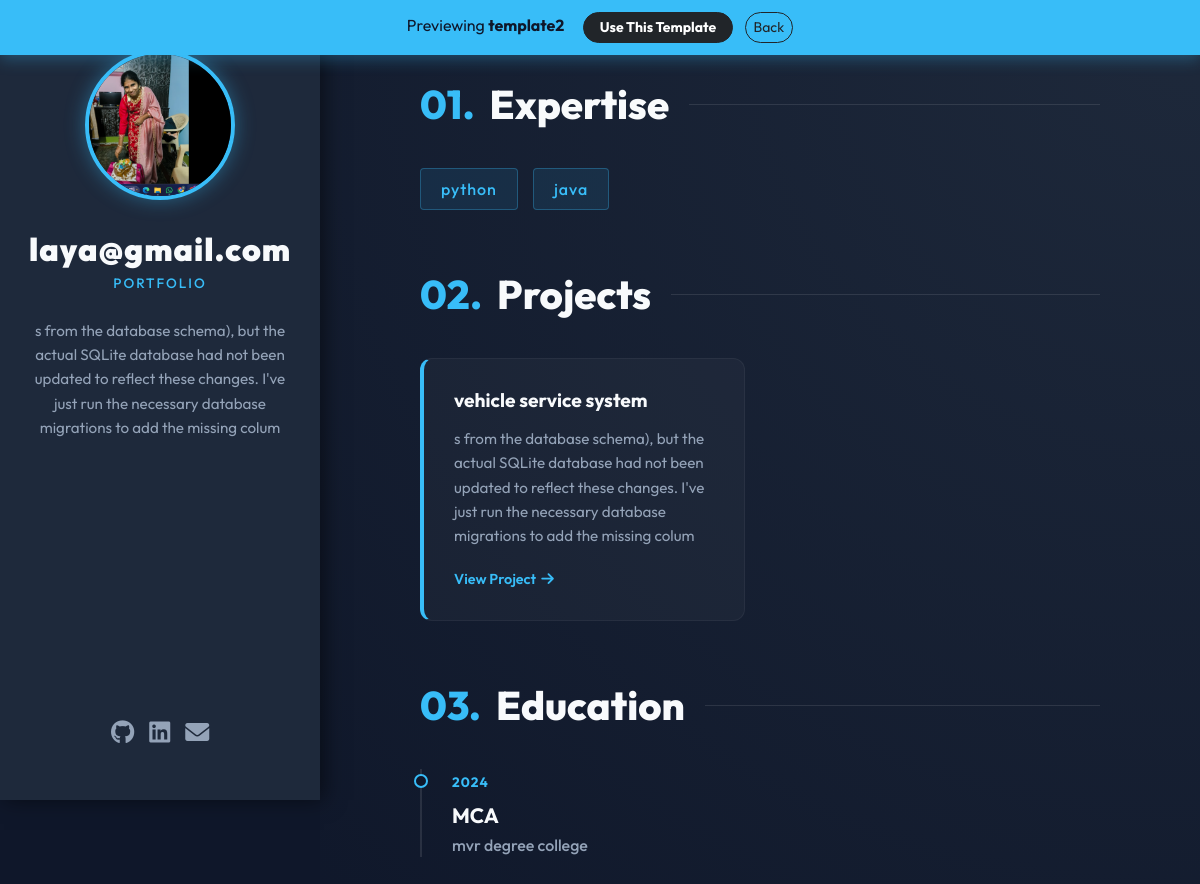
/portfolio/laya@gmail.com/?preview=template2, run on the app's committed database.
### portfolio/models.py (models this page shows, shortened)
class Profile(models.Model):
    user = models.OneToOneField(User, on_delete=models.CASCADE)
    bio = models.TextField()
    profile_image = models.ImageField(upload_to='profiles/', blank=True)
    github = models.URLField(blank=True)
    linkedin = models.URLField(blank=True)
    email = models.EmailField(blank=True)
    template = models.CharField(max_length=50, default='template1')

class Skill(models.Model):
    user = models.ForeignKey(User, on_delete=models.CASCADE)
    name = models.CharField(max_length=100)

class Project(models.Model):
    user = models.ForeignKey(User, on_delete=models.CASCADE)
    title = models.CharField(max_length=200)
    description = models.TextField()
    link = models.URLField(blank=True)

class Education(models.Model):
    user = models.ForeignKey(User, on_delete=models.CASCADE)
    degree = models.CharField(max_length=100)
    college = models.CharField(max_length=200)
    year = models.CharField(max_length=10)

### portfolio/views.py (the view)
# urls.py: path('portfolio/<str:username>/', views.portfolio_view, name='portfolio_view'),
def portfolio_view(request, username):
    user = User.objects.get(username=username)
    profile = Profile.objects.get(user=user)
    education = Education.objects.filter(user=user)
    projects = Project.objects.filter(user=user)
    skills = Skill.objects.filter(user=user)
    preview_template = request.GET.get('preview')
    profile.bio = request.POST.get('bio', profile.bio)
    if preview_template:
        template_name = f"{preview_template}.html"
    else:
        template_name = f"{profile.template}.html"
    return render(request, template_name, {
        'profile': profile,
        'education': education,
        'projects': projects,
        'skills': skills
    })

### portfolio/templates/template2.html (shortened to what this page needs)
{% load static %}
<!DOCTYPE html>
<html lang="en">
<head>
    <link href="https://cdn.jsdelivr.net/npm/bootstrap@5.3.0/dist/css/bootstrap.min.css" rel="stylesheet">
    <link href="https://cdnjs.cloudflare.com/ajax/libs/font-awesome/6.0.0/css/all.min.css" rel="stylesheet">
</head>
<body>
    {% if request.GET.preview %}
    <div style="position: fixed; top: 0; left: 0; width: 100%; background: #38bdf8; color: #0f172a; text-align: center; padding: 12px; z-index: 9999; box-shadow: 0 4px 15px rgba(56, 189, 248, 0.3);">
        <span style="margin-right: 15px; font-size: 1rem;">Previewing <strong>{{ request.GET.preview }}</strong></span>
        <form method="POST" action="/dashboard/" style="display:inline;">
            <button type="submit" class="btn btn-dark btn-sm fw-bold px-3 rounded-pill">Use This Template</button>
        </form>
        <a href="/dashboard/" class="btn btn-outline-dark btn-sm ms-2 rounded-pill">Back</a>
    </div>
    {% endif %}
    <aside class="sidebar">
        {% if profile.profile_image %}
            <img src="{{ profile.profile_image.url }}" alt="Profile" class="profile-img">
        {% else %}
            <div class="text-avatar">
                {{ profile.user.username|make_list|first|upper }}
            </div>
        {% endif %}
        <h1 class="name-title">{{ profile.user.username }}</h1>
        <div class="role-title">Portfolio</div>
        <p class="bio-text">{{ profile.bio|default:"Welcome to my portfolio website!" }}</p>
        <div class="social-icons">
            {% if profile.github %}<a href="{{ profile.github }}" target="_blank"><i class="fab fa-github"></i></a>{% endif %}
            {% if profile.linkedin %}<a href="{{ profile.linkedin }}" target="_blank"><i class="fab fa-linkedin"></i></a>{% endif %}
            {% if profile.email %}<a href="mailto:{{ profile.email }}"><i class="fas fa-envelope"></i></a>{% endif %}
        </div>
    </aside>
    <main class="main-content">
        {% if skills %}
        <section>
            <h2 class="section-heading"><span>01.</span> Expertise</h2>
            <div class="skills-container">
                {% for skill in skills %}
                    <div class="skill-tag">{{ skill.name }}</div>
                {% endfor %}
            </div>
        </section>
        {% endif %}
        {% if projects %}
        <section>
            <h2 class="section-heading"><span>02.</span> Projects</h2>
            <div class="project-grid">
                {% for project in projects %}
                <div class="project-card">
                    <h4>{{ project.title }}</h4>
                    <p>{{ project.description }}</p>
                    {% if project.link %}
                        <a href="{{ project.link }}" target="_blank" class="btn-live">
                            View Project <i class="fas fa-arrow-right"></i>
                        </a>
                    {% endif %}
                </div>
                {% endfor %}
            </div>
        </section>
        {% endif %}
        {% if education %}
        <section>
            <h2 class="section-heading"><span>03.</span> Education</h2>
            <div class="timeline">
                {% for ed in education %}
                <div class="timeline-item">
                    {% if ed.year %}<span class="timeline-date">{{ ed.year }}</span>{% endif %}
                    <h3 class="timeline-title">{{ ed.degree }}</h3>
                    <div class="timeline-subtitle">{{ ed.college }}</div>
                </div>
                {% endfor %}
            </div>
        </section>
        {% endif %}
    </main>
</body>
</html>

### portfolio/templates/template2.html (style rules this page uses)
body { font-family: 'Outfit', sans-serif; background-color: #0f172a; color: #f8fafc; margin: 0; padding: 0; display: flex; min-height: 100vh; }
.sidebar { width: 320px; background: #1e293b; position: fixed; height: 100vh; padding: 50px 30px; display: flex; flex-direction: column; align-items: center; text-align: center; box-shadow: 4px 0 20px rgba(0,0,0,0.5); z-index: 10; }
.profile-img { width: 150px; height: 150px; border-radius: 50%; object-fit: cover; border: 4px solid #38bdf8; margin-bottom: 30px; box-shadow: 0 0 20px rgba(56, 189, 248, 0.4); }
.name-title { font-size: 2rem; font-weight: 900; color: #f8fafc; margin-bottom: 5px; letter-spacing: 1px; }
.role-title { color: #38bdf8; font-weight: 500; text-transform: uppercase; letter-spacing: 2px; font-size: 0.85rem; margin-bottom: 25px; }
.bio-text { color: #94a3b8; font-size: 0.95rem; line-height: 1.6; margin-bottom: 40px; }
.social-icons { margin-top: auto; display: flex; gap: 15px; }
.social-icons a { color: #94a3b8; font-size: 1.5rem; transition: 0.3s; }
.main-content { flex-grow: 1; margin-left: 320px; padding: 80px 100px; background: radial-gradient(circle at top right, #1e293b 0%, #0f172a 100%); }
.section-heading { font-size: 2.5rem; font-weight: 800; color: #f8fafc; margin-bottom: 40px; display: flex; align-items: center; }
.section-heading::after { content: ''; flex-grow: 1; height: 1px; background: rgba(255,255,255,0.1); margin-left: 20px; }
.section-heading span { color: #38bdf8; margin-right: 15px; }
.skills-container { display: flex; flex-wrap: wrap; gap: 15px; margin-bottom: 60px; }
.skill-tag { background: rgba(56, 189, 248, 0.1); color: #38bdf8; border: 1px solid rgba(56, 189, 248, 0.3); padding: 8px 20px; border-radius: 4px; font-weight: 500; letter-spacing: 1px; transition: 0.3s; }
.project-grid { display: grid; grid-template-columns: repeat(auto-fill, minmax(300px, 1fr)); gap: 30px; margin-bottom: 60px; }
.project-card { background: rgba(255,255,255,0.03); border: 1px solid rgba(255,255,255,0.05); border-radius: 12px; padding: 30px; transition: 0.3s; position: relative; overflow: hidden; border-left: 4px solid #38bdf8; }
.project-card h4 { font-weight: 700; font-size: 1.2rem; margin-bottom: 15px; color: #f8fafc; }
.project-card p { color: #94a3b8; font-size: 0.95rem; line-height: 1.6; }
.btn-live { color: #38bdf8; text-decoration: none; font-weight: 600; font-size: 0.9rem; display: flex; align-items: center; margin-top: 20px; transition: 0.2s; }
.btn-live i { margin-left: 5px; transition: 0.2s; }
.timeline { position: relative; padding-left: 30px; border-left: 2px solid rgba(255,255,255,0.1); }
.timeline-item { position: relative; margin-bottom: 40px; }
.timeline-item::before { content: ''; position: absolute; left: -38px; top: 5px; width: 14px; height: 14px; background: #0f172a; border: 2px solid #38bdf8; border-radius: 50%; }
.timeline-title { font-size: 1.3rem; font-weight: 700; margin-bottom: 5px; }
.timeline-subtitle { color: #94a3b8; font-size: 1rem; font-weight: 500; }
.timeline-date { color: #38bdf8; font-size: 0.85rem; font-weight: 700; letter-spacing: 1px; margin-bottom: 10px; display: inline-block; }

### data on the page
Profile: GET.preview "template2", profile_image (picture), user.username "laya@gmail.com", bio "s from the database schema), but the actual SQLite database had not been updated to reflect these changes. I've just run the necessary database migrations to add the missing colum"
Skill: name "python"
Skill: name "java"
Project: title "vehicle service system", description "s from the database schema), but the actual SQLite database had not been updated to reflect these changes. I've just run the necessary database migrations to add the missing colum"
Education: year "2024", degree "MCA", college "mvr degree college"
